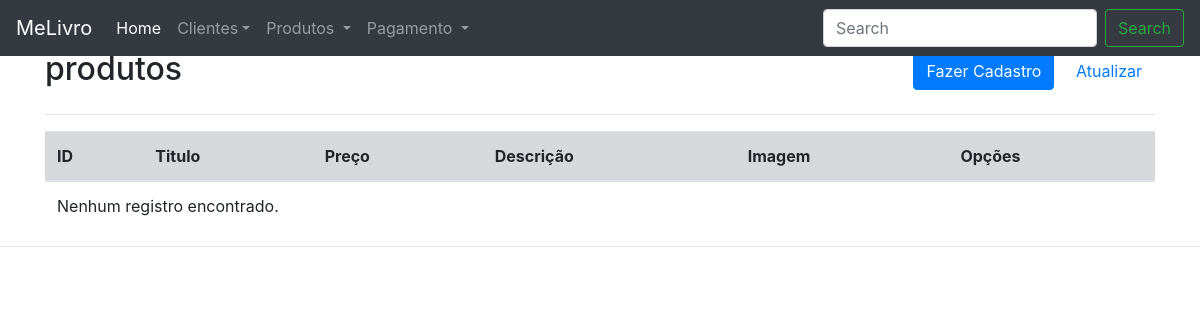
The app's page /produtos/listarprod.php, older data.
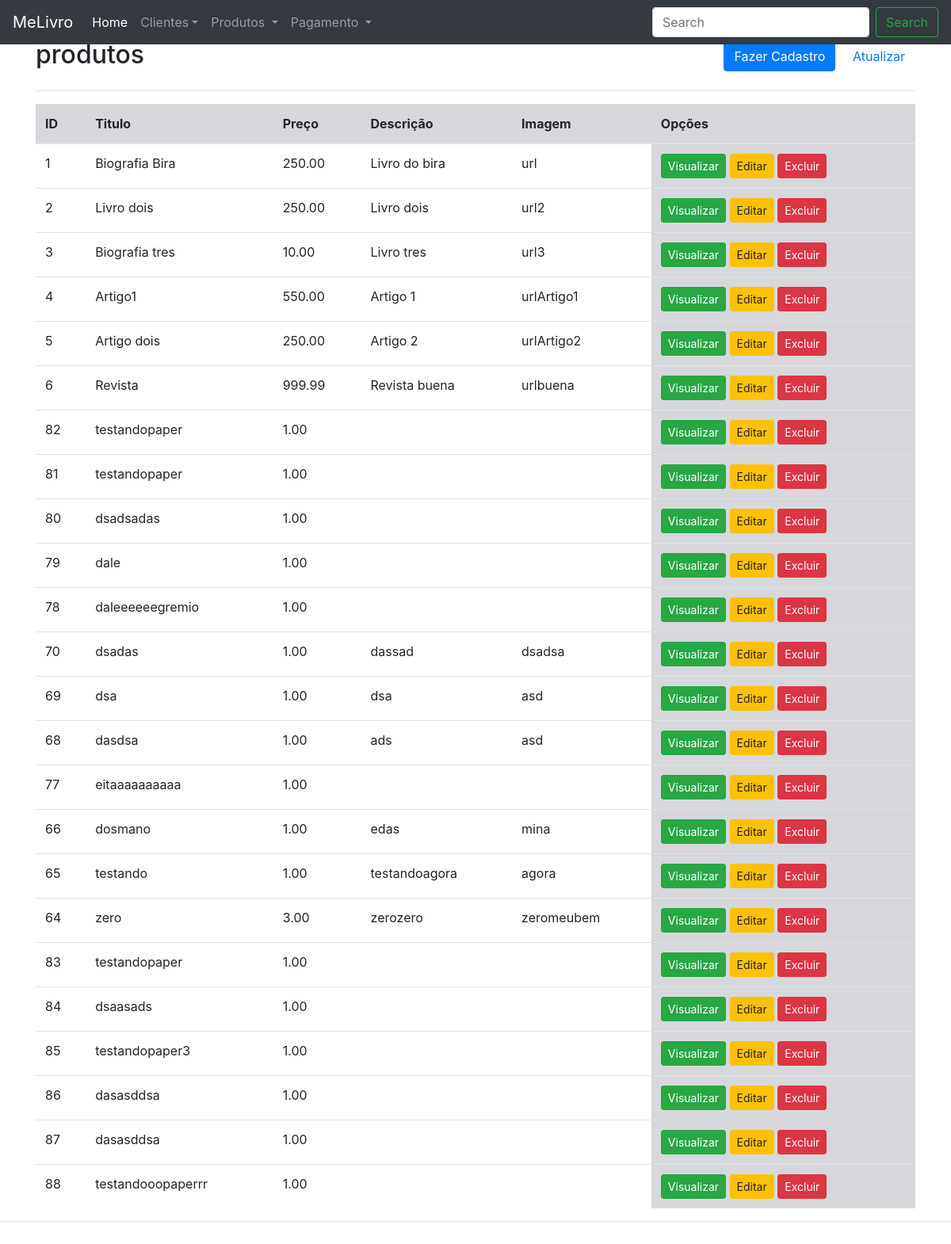
The same page, newer data.
### tables this page shows
CREATE TABLE `produto` (
  `CODPROD` int(11) NOT NULL,
  `TIPOPRODUTO` tinyint(4) NOT NULL,
  `TITULO` varchar(35) NOT NULL,
  `PRECO` decimal(5,2) NOT NULL,
  `DESCRICAO` varchar(52) NOT NULL,
  `IMAGEM` varchar(52) NOT NULL
);

### produtos/functionsProdutos.php (called while the page is built, shortened)
<?php
function indexProdutos() {
  $produtos = findProdutos_all('produto');
}
function findProdutos_all( $table ) {
  return findProdutos($table);
}
function findProdutos( $table = null, $id = null ) {
	$database = open_database();
	$found = null;
  if($table == 'produto'){
    try{
		$sql = "SELECT * FROM produto";
		$result = $database->query($sql);
	    if ($result->num_rows > 0) {
        $found = $result->fetch_all(MYSQLI_ASSOC);
      }
    } catch (Exception $e) {
      $_SESSION['message'] = $e->GetMessage();
      $_SESSION['type'] = 'danger';
    }
  }
  return $found;
}
?>

### produtos/listarprod.php (the view, shortened to what this page needs)
<?php
    require_once('functionsProdutos.php');
    indexProdutos();
?>
<?php include(HEADER_TEMPLATE); ?>
<header>
	<div class="row">
		<div class="col-sm-6">
			<h2>produtos</h2>
		</div>
		<div class="col-sm-6 text-right h2">
	    	<a class="btn btn-primary" href="add/revista.php"><i class="fa fa-plus"></i> Fazer Cadastro</a>
	    	<a class="btn btn-default" href="index.php"><i class="fa fa-refresh"></i> Atualizar</a>
	    </div>
	</div>
</header>
<hr>
<div class="table-responsive-sm">
	<table class="table">
	<thead>
		<tr>
			<th class="table-secondary" scope="col">ID</th>
			<th class="table-secondary" scope="col">Titulo</th>
			<th class="table-secondary" scope="col">Preço</th>
			<th class="table-secondary" scope="col">Descrição</th>
			<th class="table-secondary" scope="col">Imagem</th>
			<th class="table-secondary" scope="col">Opções</th>
		</tr>
	</thead>
	<tbody>
	<?php if ($produtos) : ?>
	<?php foreach ($produtos as $produto) : ?>	<tr>
			<td><?php echo $produto["CODPROD"]; ?></td>
			<td><?php echo $produto["TITULO"]; ?></td>
			<td><?php echo $produto["PRECO"]; ?></td>
			<td><?php echo $produto["DESCRICAO"]; ?></td>
			<td><?php echo $produto["IMAGEM"]; ?></td>
			<td class="table-secondary">
				<a href="view.php?id=<?php echo $produto['CODPROD']; ?>" class="btn btn-sm btn-success"><i class="fa fa-eye"></i> Visualizar</a>
				<a href="edit.php?id=<?php echo $produto['CODPROD']; ?>" class="btn btn-sm btn-warning"><i class="fa fa-pencil"></i> Editar</a>
				<a href="#" class="btn btn-sm btn-danger" data-toggle="modal" data-target="#delete-modal" data-produto="<?php echo $produto['CODPROD']; ?>">
					<i class="fa fa-trash"></i> Excluir
				</a>
			</td>
		</tr>
	<?php endforeach; ?>
	<?php else : ?>
		<tr>
			<td colspan="6">Nenhum registro encontrado.</td>
		</tr>
	<?php endif; ?>
	</tbody>
	</table>
</div>
<?php include(FOOTER_TEMPLATE); ?>

### inc/header.php (shortened to what this page needs)
<!DOCTYPE html>
<html>
<head>
    <link rel="stylesheet" href="<?php echo BASEURL; ?>/css/bootstrap.min.css">
</head>
<body>
    <nav class="navbar navbar-expand-md navbar-dark fixed-top bg-dark">
      <a class="navbar-brand" href="#">MeLivro</a>
      <div class="collapse navbar-collapse" id="navbarNavDropdown">
        <ul class="navbar-nav mr-auto">
          <li class="nav-item active">
            <a class="nav-link" href="<?php echo BASEURL; ?>/index.php">Home <span class="sr-only">(current)</span></a>
          </li>
          <li class="nav-item dropdown">
			<a class="nav-link dropdown-toggle" href="#" id="dropdown01" data-toggle="dropdown" aria-haspopup="true" aria-expanded="true">Clientes</a>
          </li>
		  <li class="nav-item dropdown">
			<a class="nav-link dropdown-toggle" href="example.com" id="navbarDropdownMenuLink" data-toggle="dropdown" aria-haspopup="true" aria-expanded="false">
          Produtos
        </a>
          </li>
           <li class="nav-item dropdown">
      <a class="nav-link dropdown-toggle" href="example.com" id="navbarDropdownMenuLink" data-toggle="dropdown" aria-haspopup="true" aria-expanded="false">
          Pagamento
        </a>
        </ul>
        <form class="form-inline mt-2 mt-md-0">
          <input class="form-control mr-sm-2" type="text" placeholder="Search" aria-label="Search">
          <button class="btn btn-outline-success my-2 my-sm-0" type="submit">Search</button>
        </form>
      </div>
    </nav>
    <main class="container">

### inc/footer.php (shortened to what this page needs)
    </main>
    <hr>
</body>
</html>

### inc/header.php (style rules this page uses)
body { padding-top: 50px; padding-bottom: 20px; }
.navbar { margin-bottom: 20px; }

Row changes from the older to the newer data that the page shows:
added produto: CODPROD "1", TITULO "Biografia Bira", PRECO "250.00", DESCRICAO "Livro do bira", IMAGEM "url"
added produto: CODPROD "2", TITULO "Livro dois", PRECO "250.00", DESCRICAO "Livro dois", IMAGEM "url2"
added produto: CODPROD "3", TITULO "Biografia tres", PRECO "10.00", DESCRICAO "Livro tres", IMAGEM "url3"
added produto: CODPROD "4", TITULO "Artigo1", PRECO "550.00", DESCRICAO "Artigo 1", IMAGEM "urlArtigo1"
added produto: CODPROD "5", TITULO "Artigo dois", PRECO "250.00", DESCRICAO "Artigo 2", IMAGEM "urlArtigo2"
added produto: CODPROD "6", TITULO "Revista", PRECO "999.99", DESCRICAO "Revista buena", IMAGEM "urlbuena"
added produto: CODPROD "82", TITULO "testandopaper", PRECO "1.00"
added produto: CODPROD "81", TITULO "testandopaper", PRECO "1.00"
added produto: CODPROD "80", TITULO "dsadsadas", PRECO "1.00"
added produto: CODPROD "79", TITULO "dale", PRECO "1.00"
added produto: CODPROD "78", TITULO "daleeeeeegremio", PRECO "1.00"
added produto: CODPROD "70", TITULO "dsadas", PRECO "1.00", DESCRICAO "dassad", IMAGEM "dsadsa"
added produto: CODPROD "69", TITULO "dsa", PRECO "1.00", DESCRICAO "dsa", IMAGEM "asd"
added produto: CODPROD "68", TITULO "dasdsa", PRECO "1.00", DESCRICAO "ads", IMAGEM "asd"
added produto: CODPROD "77", TITULO "eitaaaaaaaaaa", PRECO "1.00"
added produto: CODPROD "66", TITULO "dosmano", PRECO "1.00", DESCRICAO "edas", IMAGEM "mina"
added produto: CODPROD "65", TITULO "testando", PRECO "1.00", DESCRICAO "testandoagora", IMAGEM "agora"
added produto: CODPROD "64", TITULO "zero", PRECO "3.00", DESCRICAO "zerozero", IMAGEM "zeromeubem"
added produto: CODPROD "83", TITULO "testandopaper", PRECO "1.00"
added produto: CODPROD "84", TITULO "dsaasads", PRECO "1.00"
added produto: CODPROD "85", TITULO "testandopaper3", PRECO "1.00"
added produto: CODPROD "86", TITULO "dasasddsa", PRECO "1.00"
added produto: CODPROD "87", TITULO "dasasddsa", PRECO "1.00"
added produto: CODPROD "88", TITULO "testandooopaperrr", PRECO "1.00"
Text that changed along with them:
text no longer shown: "Nenhum registro encontrado."
